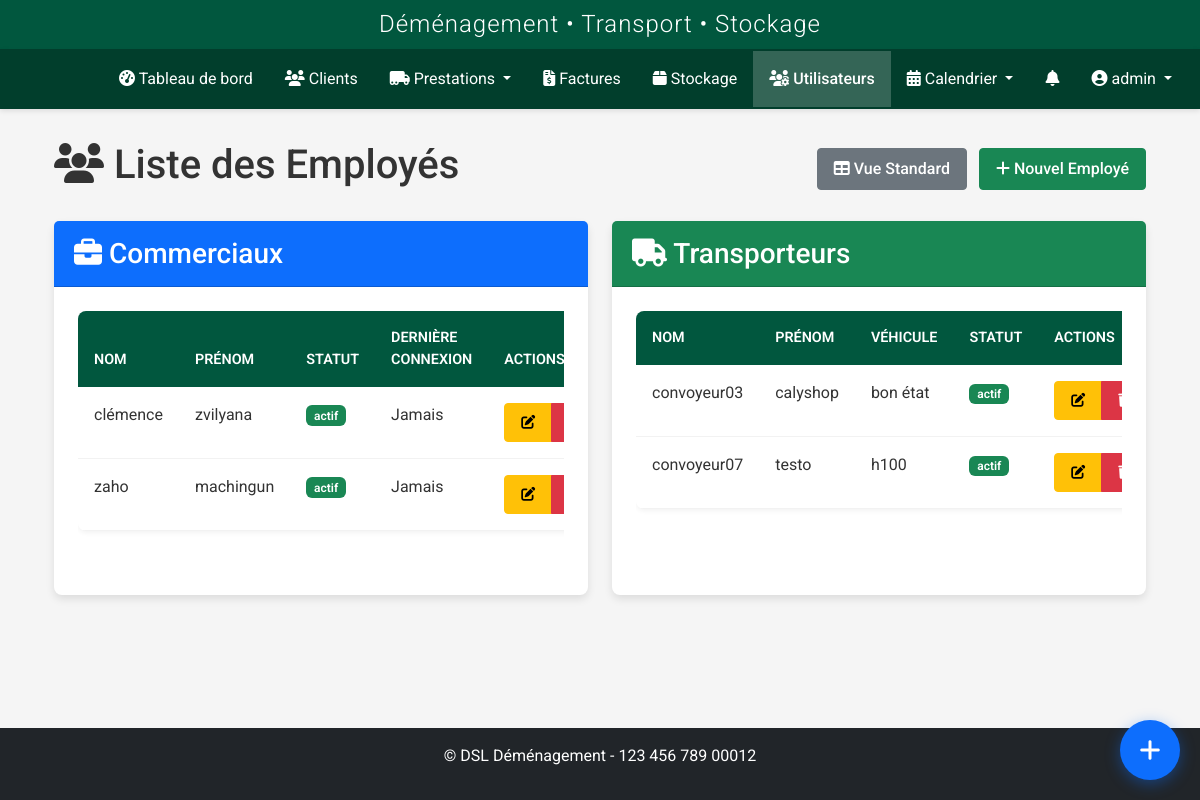
The page /utilisateurs/users/liste (signed in) on the database as committed earlier.
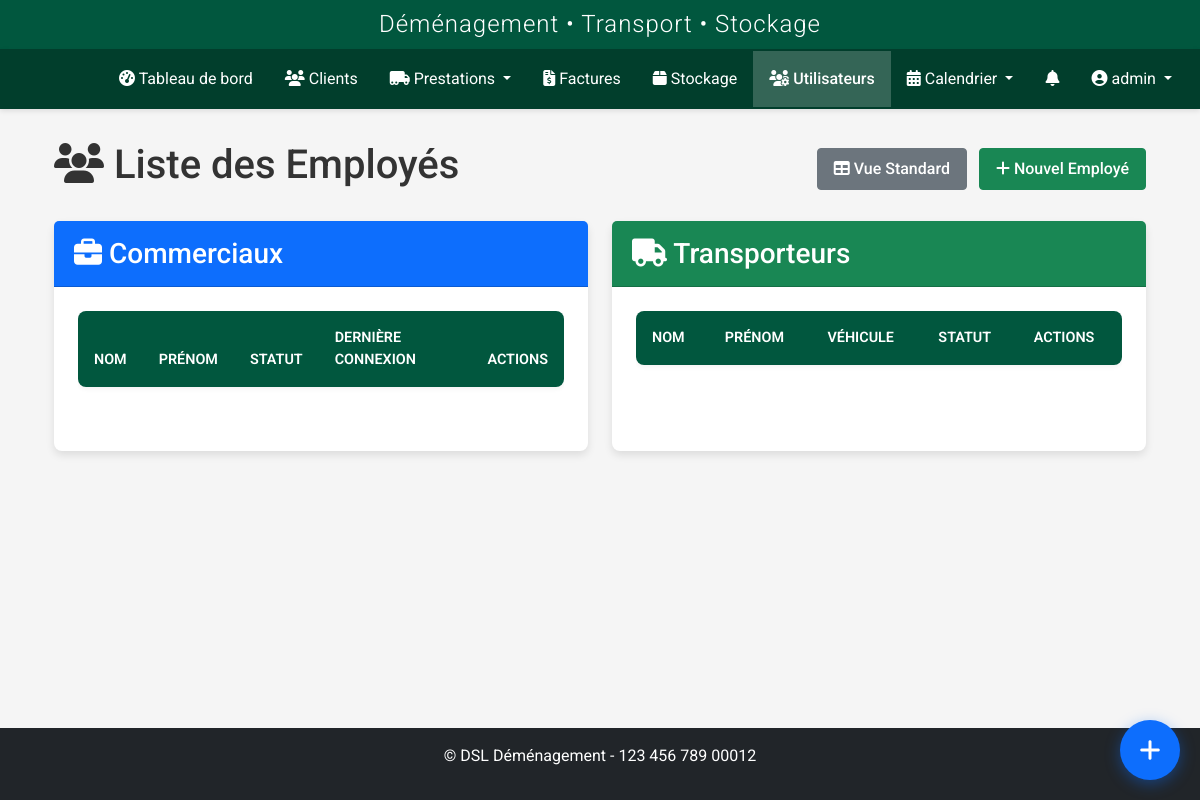
The same page on the database as committed later.
### models.py (models this page shows, shortened)
class User(UserMixin, db.Model):
    id = db.Column(db.Integer, primary_key=True)
    nom = db.Column(db.String(64), nullable=False)
    prenom = db.Column(db.String(64), nullable=False)
    username = db.Column(db.String(64), unique=True, nullable=False)
    email = db.Column(db.String(120), unique=True, nullable=True)
    password_hash = db.Column(db.String(256), nullable=False)
    role = db.Column(db.String(20), nullable=False, default='transporteur')
    statut = db.Column(db.String(20), nullable=False, default='actif')
    vehicule = db.Column(db.String(100), nullable=True)
    type_vehicule_id = db.Column(db.Integer, db.ForeignKey('type_vehicule.id'), nullable=True)
    permis_conduire = db.Column(db.String(50), nullable=True)
    notes = db.Column(db.Text, nullable=True)
    derniere_connexion = db.Column(db.DateTime, nullable=True)
    date_creation = db.Column(db.DateTime, nullable=False, default=datetime.utcnow)
    prestations = db.relationship('Prestation', secondary=prestation_transporteurs, back_populates='transporteurs')
    type_vehicule = db.relationship('TypeVehicule', backref='transporteurs')
    def is_admin(self):
        return self.role in ['admin', 'superadmin']
    def is_transporteur(self):
        return self.role == 'transporteur' or self.is_admin()

### routes/user.py (the view)
@user_bp.route('/users/liste')
@login_required
@role_required('admin', 'superadmin')
def liste():
    users = User.query.filter(User.role.in_(['commercial', 'transporteur'])).order_by(User.role, User.nom).all()
    return render_template('users/liste.html', users=users)

### auth.py (called while the page is built)
def role_required(*roles):
    def wrapper(f):
        @wraps(f)
        @login_required
        def decorated_function(*args, **kwargs):
            if not current_user.is_authenticated:
                return redirect(url_for('auth.login'))
            if current_user.role in ['admin', 'commercial']:
                module = request.blueprint
                if module in ['stockage', 'facture']:
                    flash('Ce module est en cours de développement et sera disponible dans un futur proche. Accès temporairement restreint.', 'warning')
                    return redirect(url_for('dashboard.index'))
            if not any(current_user.role == role for role in roles):
                abort(403)
            return f(*args, **kwargs)
        return decorated_function
    return wrapper

### templates/users/liste.html (shortened to what the changed rows need)
{% extends "base.html" %}
{% block content %}
<div class="container-fluid">
    <div class="row mb-4">
        <div class="col-12">
            <div class="d-flex justify-content-between align-items-center">
                <h1><i class="fas fa-users"></i> Liste des Employés</h1>
            </div>
        </div>
    </div>
    <div class="row">
        <div class="col-md-6">
            <div class="card h-100">
                <div class="card-body">
                    <div class="table-responsive">
                        <table class="table table-hover">
                            <thead>
                                <tr>
                                    <th>Nom</th>
                                    <th>Prénom</th>
                                    <th>Statut</th>
                                    <th>Dernière Connexion</th>
                                    <th>Actions</th>
                                </tr>
                            </thead>
                            <tbody>
                                {% for user in users %}
                                {% if user.role == 'commercial' %}
                                <tr>
                                    <td>{{ user.nom }}</td>
                                    <td>{{ user.prenom }}</td>
                                    <td>
                                        <span class="badge {% if user.statut == 'actif' %}bg-success{% else %}bg-danger{% endif %}">
                                            {{ user.statut }}
                                        </span>
                                    </td>
                                    <td>{{ user.derniere_connexion or 'Jamais' }}</td>
                                    <td>
                                        <div class="btn-group">
                                            <a href="{{ url_for('user.edit', id=user.id) }}" class="btn btn-sm btn-warning">
                                                <i class="fas fa-edit"></i>
                                            </a>
                                            <button class="btn btn-sm btn-danger" onclick="confirmDelete('{{ url_for('user.delete', id=user.id) }}', )">
                                            </button>
                                        </div>
                                    </td>
                                </tr>
                                {% endif %}
                                {% endfor %}
                            </tbody>
                        </table>
                    </div>
                </div>
            </div>
        </div>
        <div class="col-md-6">
            <div class="card h-100">
                <div class="card-body">
                    <div class="table-responsive">
                        <table class="table table-hover">
                            <thead>
                                <tr>
                                    <th>Nom</th>
                                    <th>Prénom</th>
                                    <th>Véhicule</th>
                                    <th>Statut</th>
                                    <th>Actions</th>
                                </tr>
                            </thead>
                            <tbody>
                                {% for user in users %}
                                {% if user.role == 'transporteur' %}
                                <tr>
                                    <td>{{ user.nom }}</td>
                                    <td>{{ user.prenom }}</td>
                                    <td>{{ user.vehicule or 'Non assigné' }}</td>
                                    <td>
                                        <span class="badge {% if user.statut == 'actif' %}bg-success{% else %}bg-danger{% endif %}">
                                            {{ user.statut }}
                                        </span>
                                    </td>
                                    <td>
                                        <div class="btn-group">
                                            <a href="{{ url_for('user.edit', id=user.id) }}" class="btn btn-sm btn-warning">
                                                <i class="fas fa-edit"></i>
                                            </a>
                                            <button class="btn btn-sm btn-danger" onclick="confirmDelete('{{ url_for('user.delete', id=user.id) }}', )">
                                                <i class="fas fa-trash"></i>
                                            </button>
                                        </div>
                                    </td>
                                </tr>
                                {% endif %}
                                {% endfor %}
                            </tbody>
                        </table>
                    </div>
                </div>
            </div>
        </div>
    </div>
</div>
{% endblock %}

Rows that differ between the two databases and show on the page:
removed User: nom "clémence", prenom "zvilyana", statut "actif", derniere_connexion "Jamais", shown under "Commerciaux"
removed User: nom "zaho", prenom "machingun", statut "actif", derniere_connexion "Jamais", shown under "Commerciaux"
removed User: nom "convoyeur03", prenom "calyshop", vehicule "bon état", statut "actif", shown under "Transporteurs"
removed User: nom "convoyeur07", prenom "testo", vehicule "h100", statut "actif", shown under "Transporteurs"
